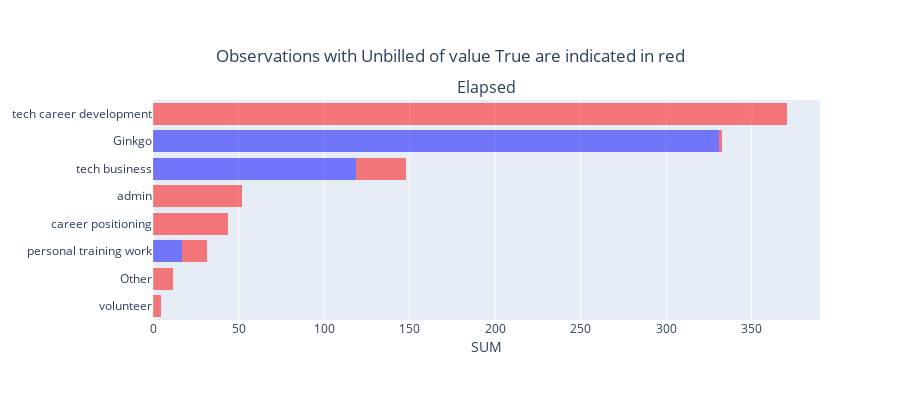

The notebook cell this image was saved under:
### Markdown cell above
### plot

### Code cell
import plotly.graph_objects as go
from plotly.subplots import make_subplots

def plot_int_hist(
    df, groupby, columns=None, classification=None, label=1, 
    agg='sum',
    barmode='stack', n_columns=1, height=150, y_order=False
    ):
    """
    Use Plotly to plot multiple histograms using the specified columns of a dataframe.
    https://plotly.com/python/histograms/#specify-aggregation-function

    Arguments:
    - df: Dataframe.
    - columns (optional): Columns of dataframe on which to create the histogram. If blank, all numeric data will be plotted.
    - classification (optional): Provide name of colum containing binary classification values 0 and 1. 
        Data points classified as 1 will be in red.
    - label (optional): Label of classification column. Default is 1.
    - barmode ('stack', 'group', or 'overlay'; optional): How the different will be shown. Default is 'stack'.
    - n_columns (optional): Number of columns in the figure. Default is 2.
    - height (optional): Height of each subplot in pixels. Default is 150.
    - y_order (optional): List of values to specify the order of the y axis. Default is None.

    """
    if columns == None:
        columns = df.dtypes[df.dtypes != 'object'].index.tolist()
    n_rows = (len(columns)-1) // n_columns + 1
    fig = make_subplots(rows=n_rows, cols=n_columns, subplot_titles=columns)
    for i, feature in enumerate(columns):
        if classification:
            zero = df.sort_values(feature)[df.sort_values(feature)[classification] != label]
            one = df.sort_values(feature)[df.sort_values(feature)[classification] == label]
            fig.add_trace(go.Histogram(y=zero[groupby], x=zero[feature],
                histfunc=agg, 
                marker_color='blue',
                orientation='h',
                opacity=0.5), 
                row=i//n_columns+1, col=i % n_columns + 1
                )
            fig.add_trace(go.Histogram(y=one[groupby], x=one[feature],
                histfunc=agg, 
                marker_color='red',
                orientation='h',
                opacity=0.5),
                row=i//n_columns+1, col=i % n_columns + 1)
        else:
            fig.add_trace(go.Histogram(
                histfunc=agg, x=df[feature], y=df[groupby],
                orientation='h'
                ), 
            row=i//n_columns+1, col=i % n_columns + 1)
    
    if classification:
        title = f'Observations with {classification} of value {label} are indicated in red'
    else:
        title = 'Value counts'
    fig.update_layout(
        showlegend=False,
        height=(n_rows+1)*height if height else None,
        barmode=barmode,
        # bargap=0.1,
        title=title,
        title_x=0.5,
        title_xanchor='center',
        # title_y=0.1,
        title_yanchor='top'
    )
    fig.update_xaxes(title=dict(
        standoff=0,
        ),
        title_text=f'{agg}'.upper(),
        row=n_rows
    )
    if y_order:
        aggregate_df = df[columns + [groupby]].groupby(
            groupby
            ).sum().sort_values(by=[columns[0]], ascending=True)
        index_list = aggregate_df.index.tolist()
        print(f'y_order: {index_list}')
        fig.update_yaxes(categoryorder='array', categoryarray=index_list)
    fig.show()


def plot_by_category(
    df, category_column='Category', classification='Unbilled', label=True,
    agg='sum', sort_column='Elapsed', height=200
    ):
    classified_df = classify_projects(df)
    aggregate_df = classified_df[[sort_column, category_column]].groupby(
        category_column
        ).sum().sort_values(by=[sort_column], ascending=True)
    # index_list = aggregate_df.index.tolist()
    # print(index_list)

    plot_int_hist(
        classified_df, 
        groupby=category_column,
        columns=[sort_column],
        classification=classification,
        agg=agg,
        label=label,
        y_order=True,
        height=height
    )
    return aggregate_df

plot_by_category(df, classification='Unbilled')

### Figure 1 — Plotly figure (JSON) as saved in the notebook; plotly's stock layout.template omitted (floating-point values rounded to 4 significant figures; data arrays with more than 128 entries replaced by an {"elided": "..."} marker saying what was removed)
{"data": [{"histfunc": "sum", "marker": {"color": "blue"}, "opacity": 0.5, "orientation": "h", "type": "histogram", "x": {"elided": "740 float values"}, "xaxis": "x", "y": {"elided": "740 str values"}, "yaxis": "y"}, {"histfunc": "sum", "marker": {"color": "red"}, "opacity": 0.5, "orientation": "h", "type": "histogram", "x": {"elided": "613 float values"}, "xaxis": "x", "y": {"elided": "613 str values"}, "yaxis": "y"}], "layout": {"annotations": [{"font": {"size": 16}, "showarrow": false, "text": "Elapsed", "x": 0.5, "xanchor": "center", "xref": "paper", "y": 1, "yanchor": "bottom", "yref": "paper"}], "barmode": "stack", "height": 400, "showlegend": false, "title": {"text": "Observations with Unbilled of value True are indicated in red", "x": 0.5, "xanchor": "center", "yanchor": "top"}, "xaxis": {"anchor": "y", "domain": [0, 1], "title": {"standoff": 0, "text": "SUM"}}, "yaxis": {"anchor": "x", "categoryarray": ["volunteer", "Other", "personal training work", "career positioning", "admin", "tech business", "Ginkgo", "tech career development"], "categoryorder": "array", "domain": [0, 1]}}}
